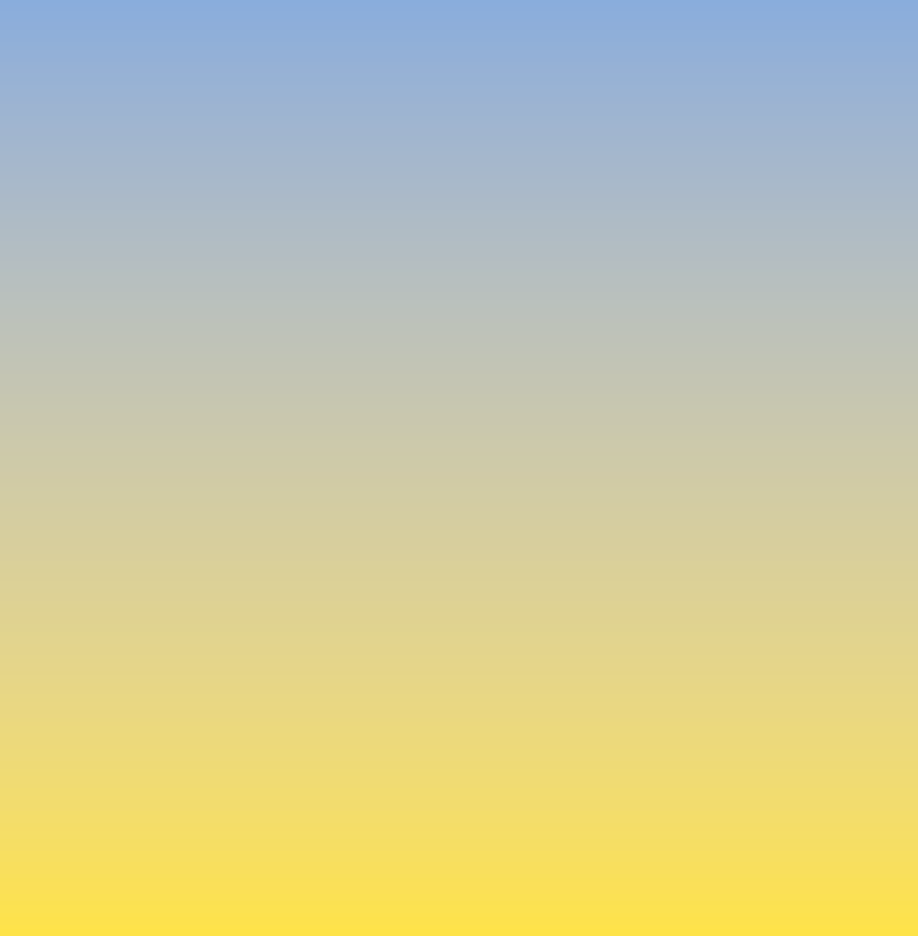

A level layout from a 2D game, rendered from its tile map. Below: a short description, then the map file with tile-grid data replaced by summaries:
An orthogonal 17x78 tile map with 54x12 px tiles, 1 tile layer (Tile Layer 1).

<map version="1.2" tiledversion="1.3.3" orientation="orthogonal" renderorder="right-down" width="17" height="78" tilewidth="54" tileheight="12" infinite="0" nextlayerid="2" nextobjectid="1">
 <tileset firstgid="1" source="tileset-1.tsx" />
 <layer id="1" name="Tile Layer 1" width="17" height="78">
  <data>[1326 cells, 1 non-empty, 1 distinct tile ids]</data>
 </layer>
</map>
